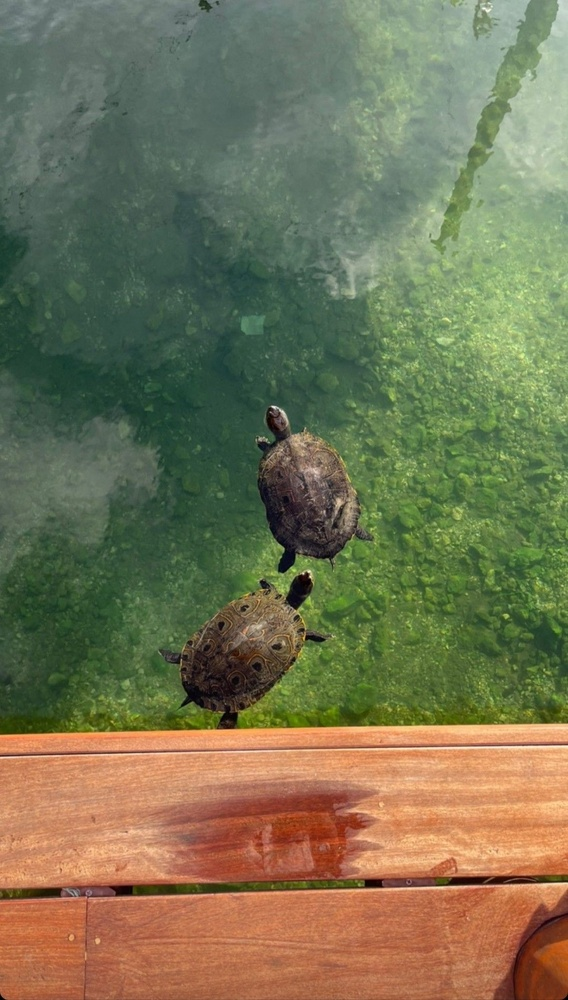
#> input picture dataset/images_color/1.jpg, 568 x 1000 px, shrunk from 1080 x 1900 before the run
$ python -i controlnet_helpers.py   (imports and definitions only)
#> lines starting #> are read from the running program, lines starting #| are printed output that depends on the picture
"""
ControlNet Helpers
Utilities for preparing ControlNet inputs (Canny, Depth, etc).
"""

import cv2
import numpy as np
from PIL import Image

def extract_canny(image: Image.Image, low_threshold=None, high_threshold=None) -> Image.Image:
    """
    Extract Canny edges from a PIL Image.
    Uses adaptive thresholding if thresholds are not provided.
    Returns RGB PIL Image suitable for ControlNet input.
    """
    image_np = np.array(image)

    # Convert to gray
    if len(image_np.shape) == 3:
        gray = cv2.cvtColor(image_np, cv2.COLOR_RGB2GRAY)
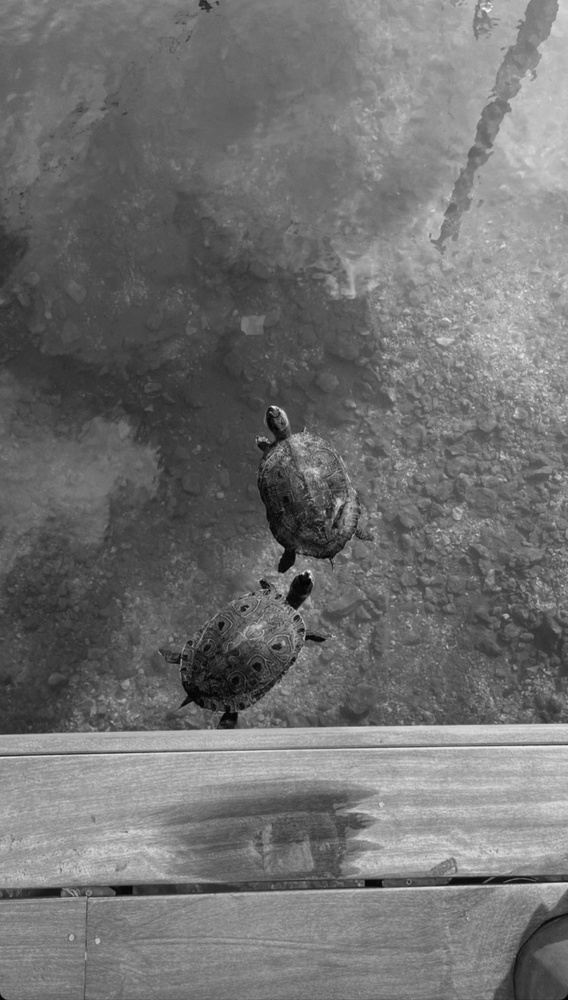
#> gray: shape (1000, 568); min 0, max 252, mean 112.8
    else:
        gray = image_np

    # Adaptive thresholding
    if low_threshold is None or high_threshold is None:
        v = np.median(gray)
#> v = 110
        sigma = 0.33
        low_threshold = int(max(0, (1.0 - sigma) * v))
#> low_threshold = 73
        high_threshold = int(min(255, (1.0 + sigma) * v))
#> high_threshold = 146

    # Noise reduction (lighter than before)
    gray = cv2.GaussianBlur(gray, (3, 3), 0)

    # Canny
    edges = cv2.Canny(gray, low_threshold, high_threshold)
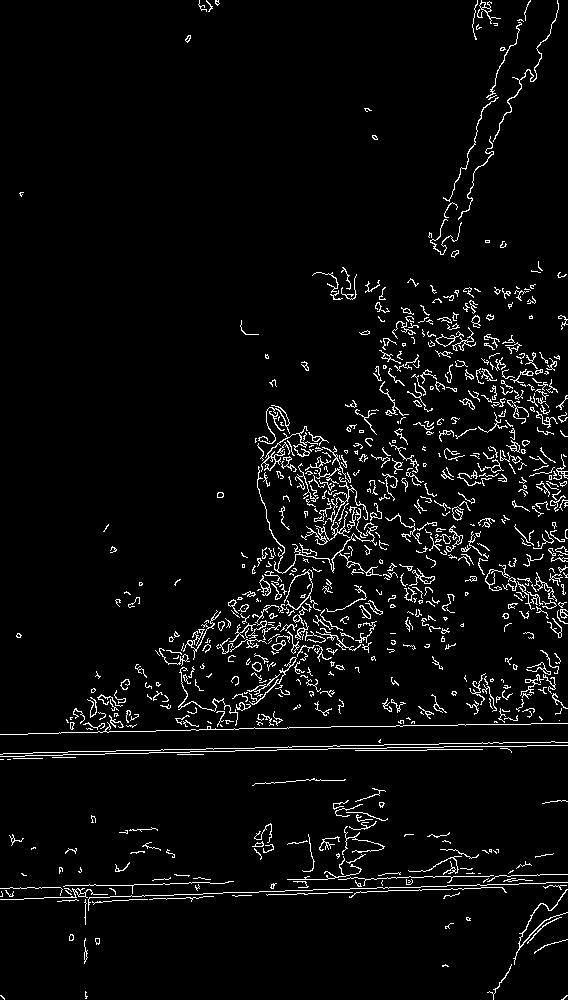
#> edges: shape (1000, 568); 4.4% white in thin lines or dots

    # Convert back to RGB (ControlNet expects 3 channels)
    edges_rgb = cv2.cvtColor(edges, cv2.COLOR_GRAY2RGB)
#> edges_rgb: shape (1000, 568, 3); 4.4% white in thin lines or dots

    return Image.fromarray(edges_rgb)

>>> import cv2
>>> picture = cv2.cvtColor(cv2.imread('../../dataset/images_color/1.jpg'), cv2.COLOR_BGR2RGB)
>>> result = extract_canny(picture)

$ run again, on dataset/images_color/10.jpg
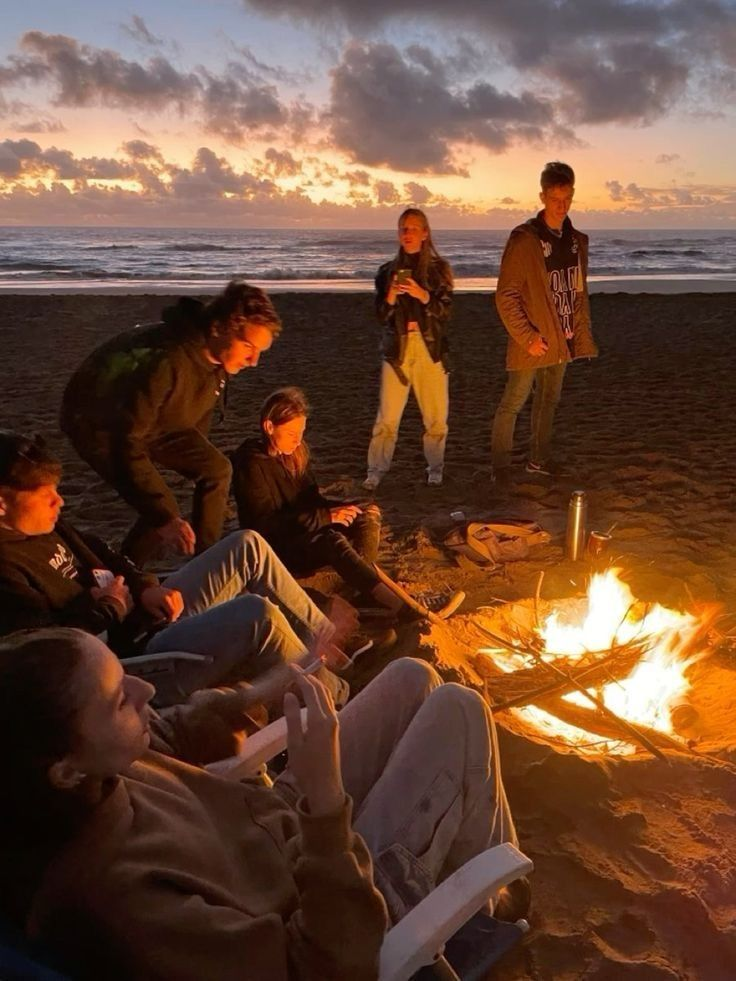
#> input picture dataset/images_color/10.jpg, 736 x 981 px
#> in extract_canny, `gray = cv2.cvtColor(image_np, cv2.COLOR_RGB2GRAY)`:
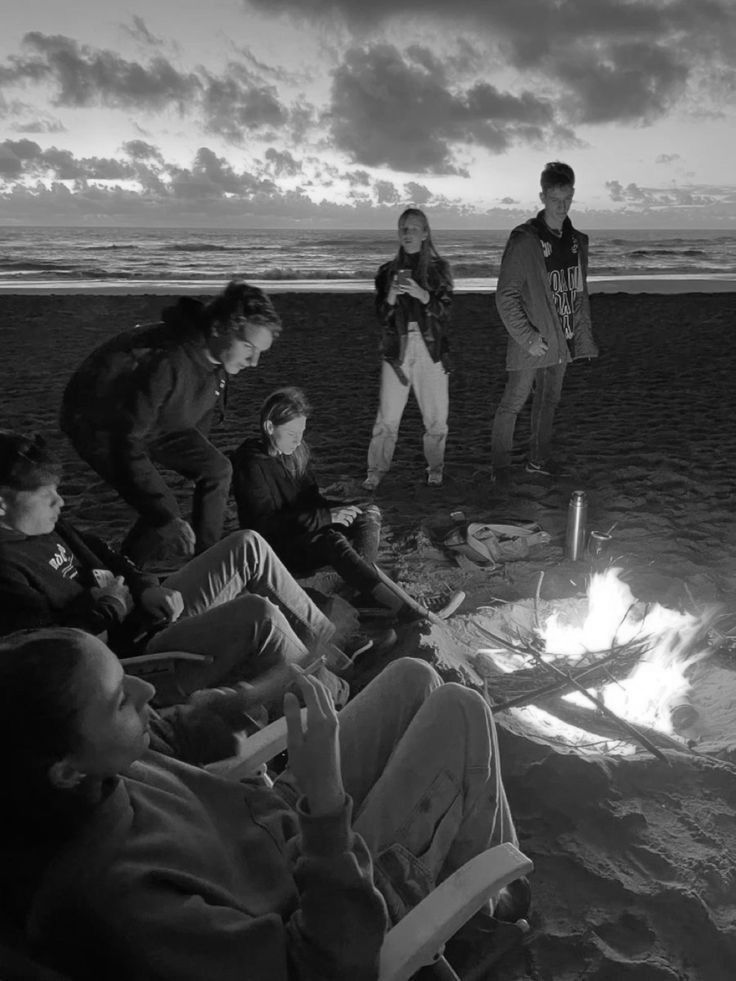
#> gray: shape (981, 736); min 0, max 255, mean 81.1
#> v = 61
#> low_threshold = 40
#> high_threshold = 81
#> in extract_canny, `edges = cv2.Canny(gray, low_threshold, high_threshold)`:
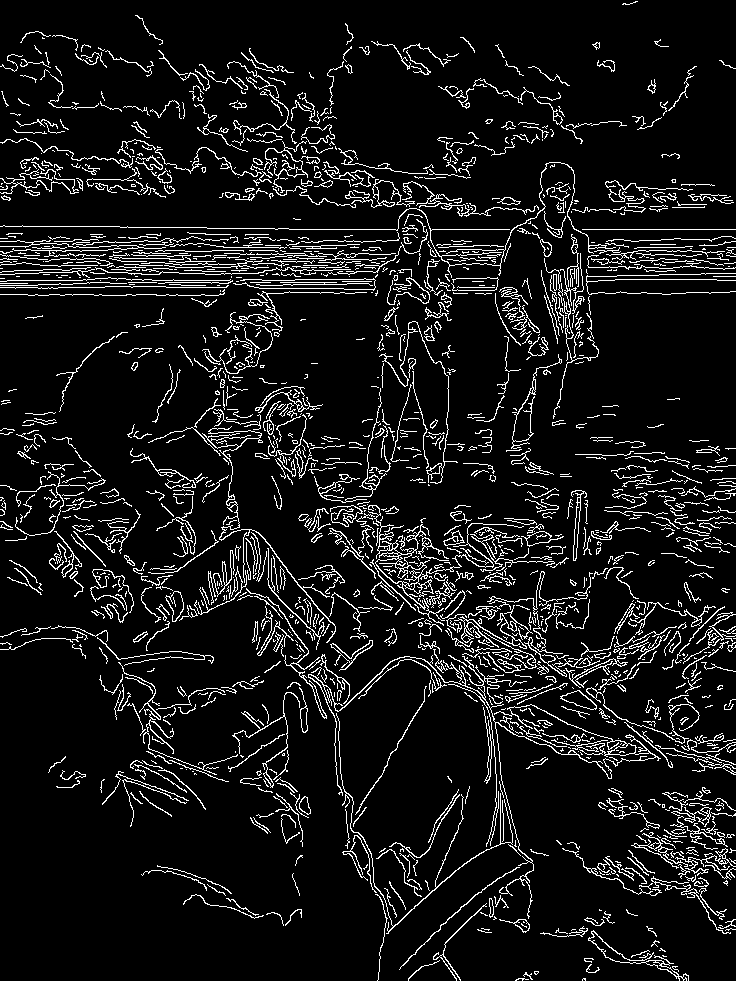
#> edges: shape (981, 736); 8.8% white in thin lines or dots
#> edges_rgb: shape (981, 736, 3); 8.8% white in thin lines or dots

$ run again, on dataset/images_color/11.jpg
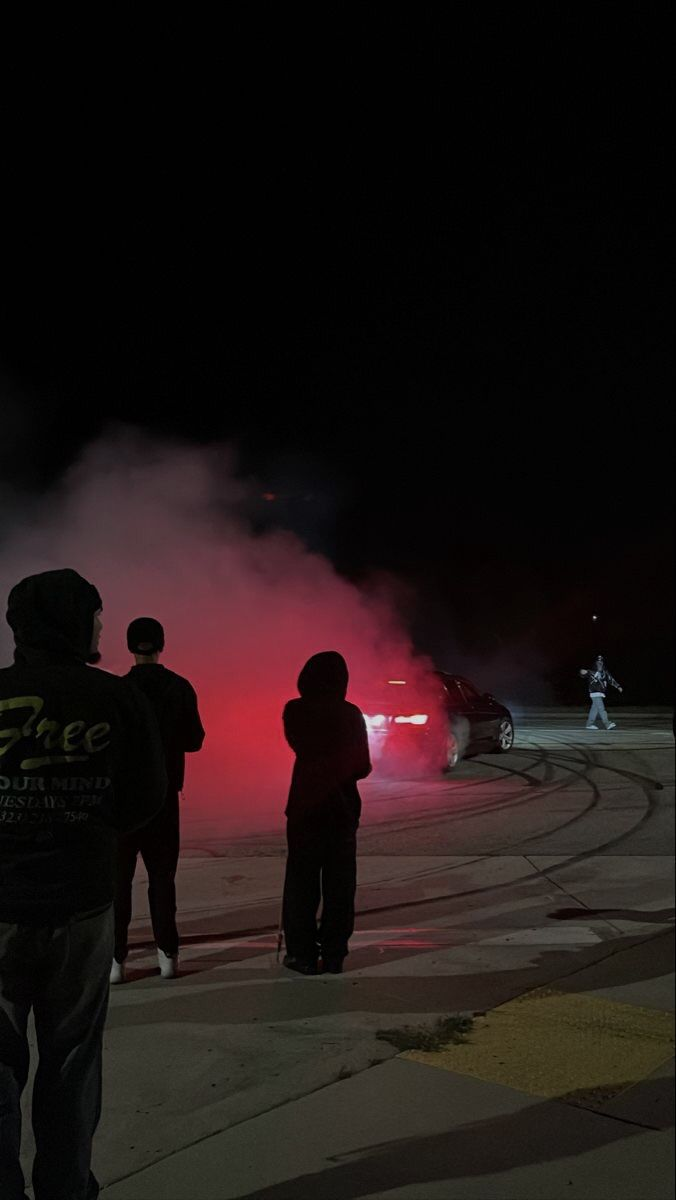
#> input picture dataset/images_color/11.jpg, 676 x 1200 px
#> in extract_canny, `gray = cv2.cvtColor(image_np, cv2.COLOR_RGB2GRAY)`:
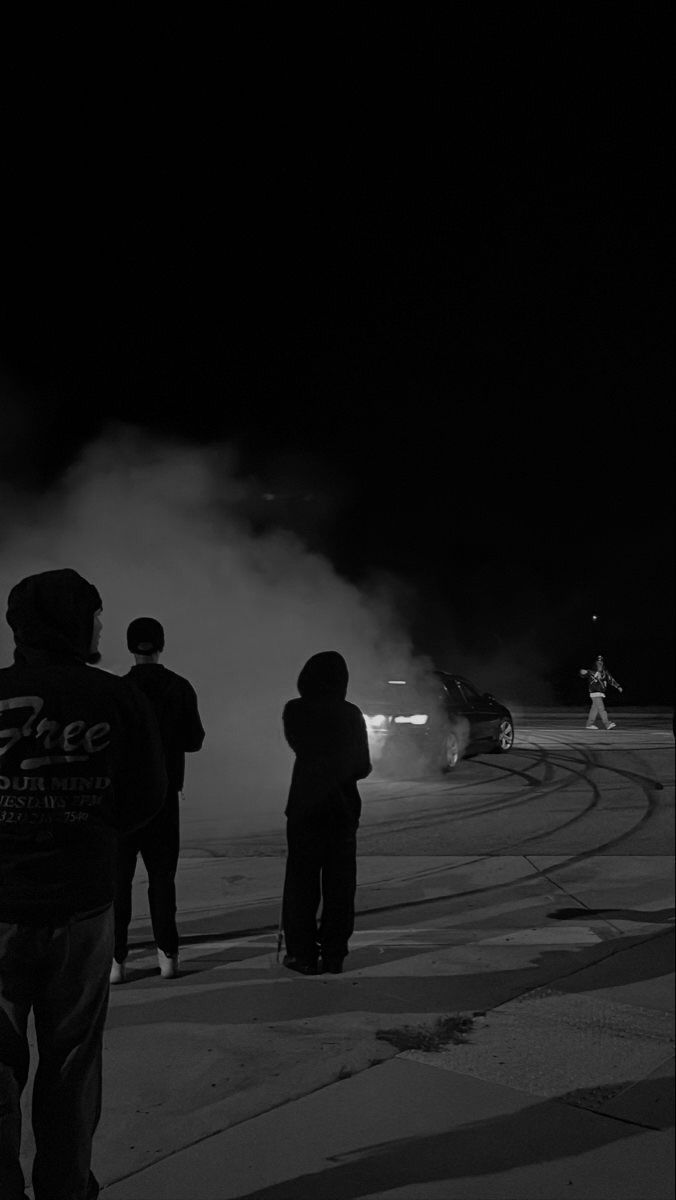
#> gray: shape (1200, 676); min 0, max 226, mean 22.9
#> v = 5
#> low_threshold = 3
#> high_threshold = 6
#> in extract_canny, `edges = cv2.Canny(gray, low_threshold, high_threshold)`:
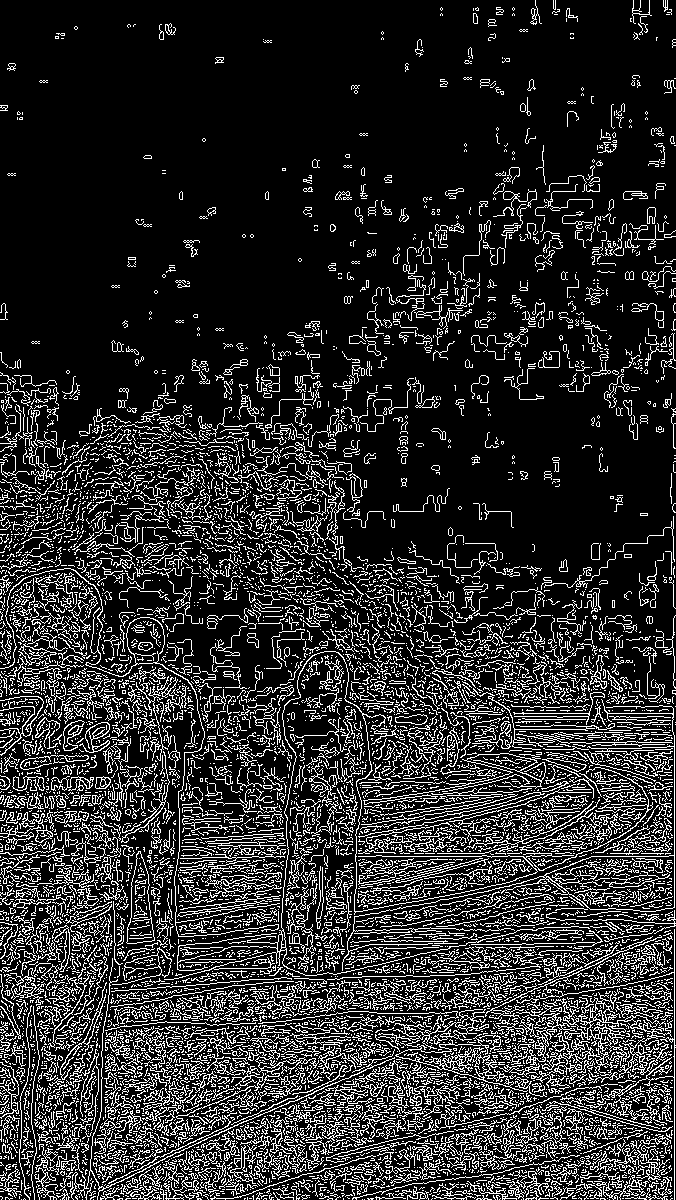
#> edges: shape (1200, 676); 17.4% white in thin lines or dots
#> edges_rgb: shape (1200, 676, 3); 17.4% white in thin lines or dots

$ run again, on dataset/images_color/12.jpg
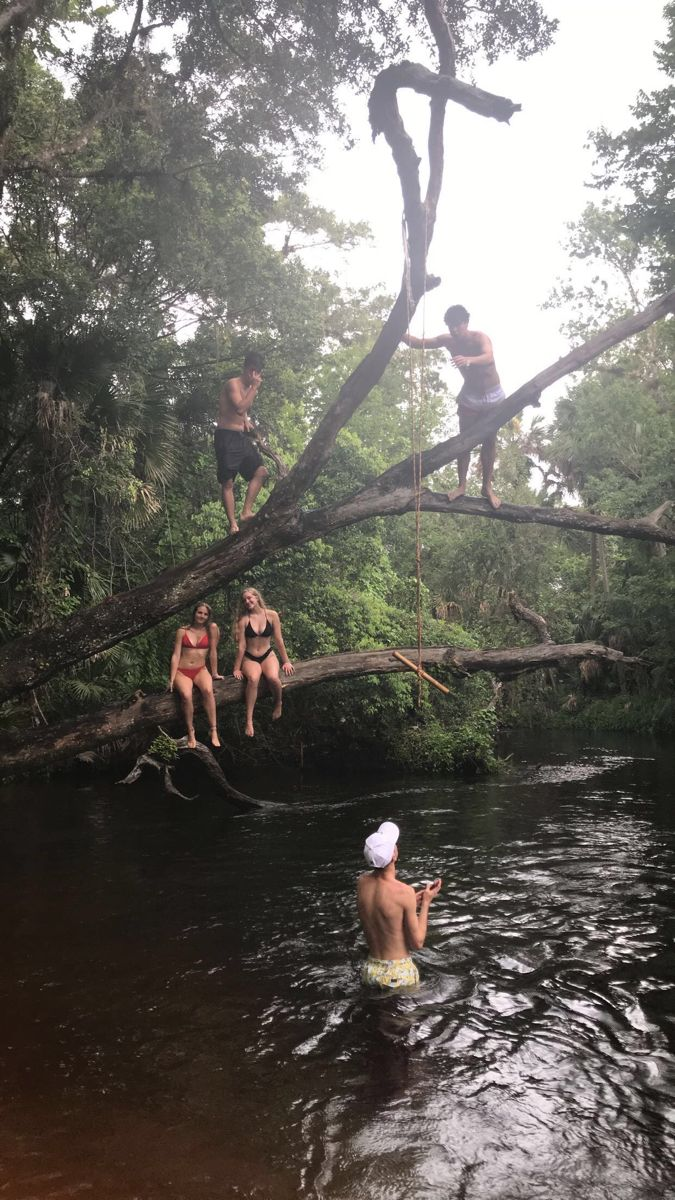
#> input picture dataset/images_color/12.jpg, 675 x 1200 px
#> in extract_canny, `gray = cv2.cvtColor(image_np, cv2.COLOR_RGB2GRAY)`:
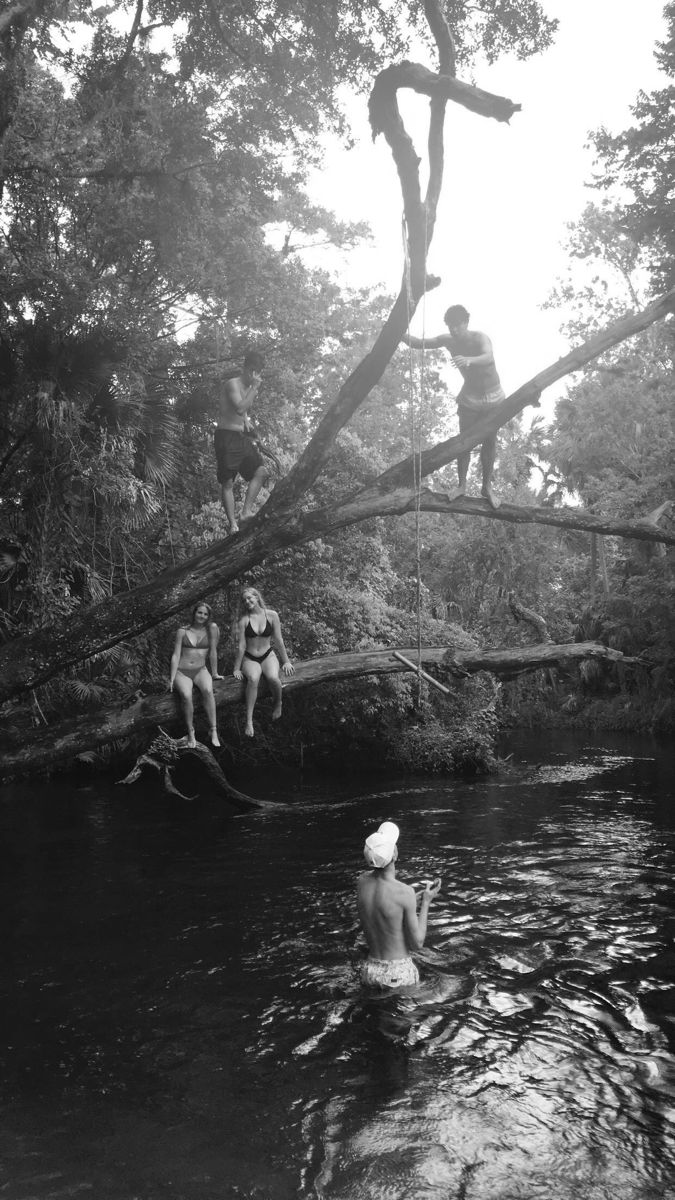
#> gray: shape (1200, 675); min 0, max 255, mean 104.4
#> v = 88
#> low_threshold = 58
#> high_threshold = 117
#> in extract_canny, `edges = cv2.Canny(gray, low_threshold, high_threshold)`:
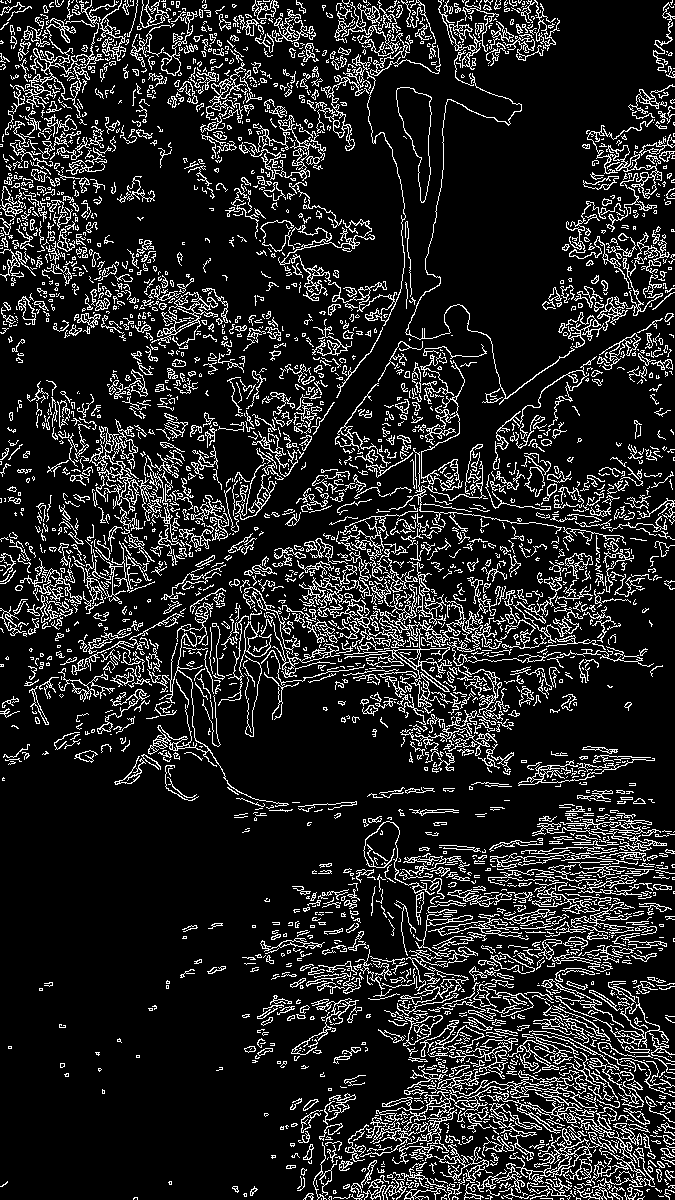
#> edges: shape (1200, 675); 14.1% white in thin lines or dots
#> edges_rgb: shape (1200, 675, 3); 14.1% white in thin lines or dots
